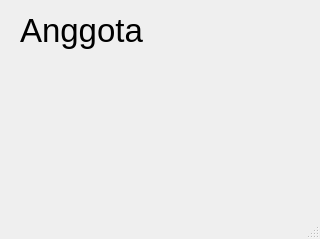
<?xml version="1.0" encoding="UTF-8"?>
<ui version="4.0">
 <class>MainWindow</class>
 <widget class="QMainWindow" name="MainWindow">
  <property name="geometry">
   <rect>
    <x>0</x>
    <y>0</y>
    <width>320</width>
    <height>239</height>
   </rect>
  </property>
  <property name="windowTitle">
   <string>MainWindow</string>
  </property>
  <widget class="QWidget" name="centralwidget">
   <widget class="QLabel" name="label">
    <property name="geometry">
     <rect>
      <x>20</x>
      <y>0</y>
      <width>171</width>
      <height>61</height>
     </rect>
    </property>
    <property name="font">
     <font>
      <pointsize>25</pointsize>
     </font>
    </property>
    <property name="text">
     <string>Anggota</string>
    </property>
   </widget>
  </widget>
  <widget class="QStatusBar" name="statusbar"/>
 </widget>
 <resources/>
 <connections/>
</ui>
